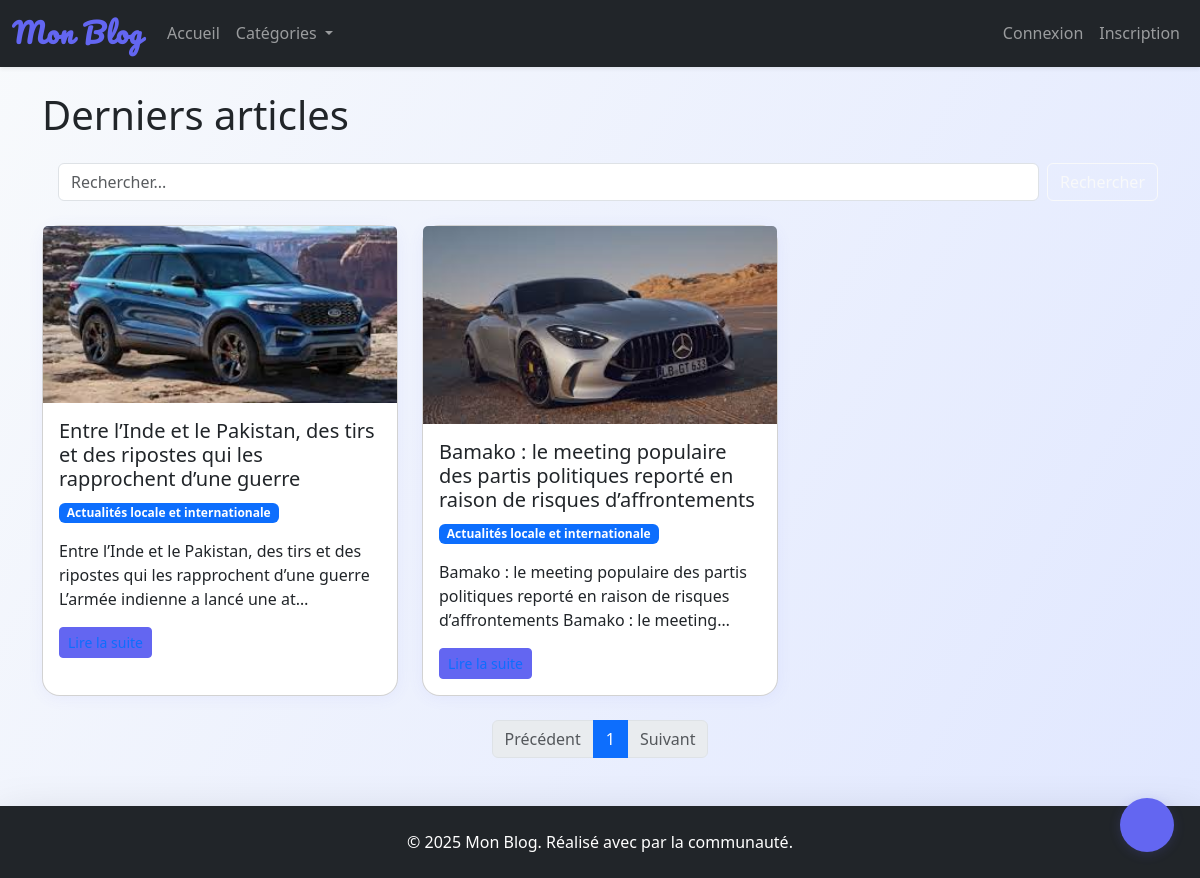
The page / on the database its author committed.
### blog/models.py (models this page shows, shortened)
class Article(models.Model):
    title = models.CharField(max_length=200)
    slug = models.SlugField(max_length=220, unique=True, blank=True)
    category = models.ForeignKey(Category, on_delete=models.CASCADE, related_name='articles')
    tags = models.ManyToManyField(Tag, blank=True, related_name='articles')
    content = models.TextField()
    image = models.ImageField(upload_to='articles/', blank=True, null=True)
    author = models.ForeignKey(User, on_delete=models.CASCADE, related_name='articles', null=True, blank=True)
    created_at = models.DateTimeField(auto_now_add=True)
    updated_at = models.DateTimeField(auto_now=True)

class Category(models.Model):
    name = models.CharField(max_length=100, unique=True)
    slug = models.SlugField(max_length=120, unique=True, blank=True)

### blog/views.py (the view)
# urls.py: path('', views.home, name='home'),
def home(request):
    articles_list = Article.objects.select_related('category').order_by('-created_at')
    paginator = Paginator(articles_list, 6)
    page_number = request.GET.get('page')
    articles = paginator.get_page(page_number)
    categories_nav = Category.objects.order_by('name')
    context = {'articles': articles, 'categories_nav': categories_nav}
    context['now'] = timezone.now()
    messages.debug(request, 'debug message')
    messages.info(request, 'info message')
    messages.success(request, 'success message')
    messages.warning(request, 'warning message')
    messages.error(request, 'error message')
    return render(request, 'home.html', context)

### templates/home.html (shortened to what this page needs)
{% extends 'base.html' %}
{% block content %}
<h1 class="mb-4">Derniers articles</h1>
<form class="d-flex ms-3" method="get" action="{% url 'recherche_articles' %}">
    <input class="form-control me-2" type="search" placeholder="Rechercher..." aria-label="Rechercher" name="q" value="{{ request.GET.q|default:'' }}">
    <button class="btn btn-outline-light" type="submit">Rechercher</button>
</form> <br>
<div class="row">
    {% for article in articles %}
    <div class="col-md-6 col-lg-4 mb-4">
        <div class="card h-100">
            {% if article.image %}
                <img src="{{ article.image.url }}" class="card-img-top" alt="{{ article.title }}">
            {% endif %}
            <div class="card-body">
                <h5 class="card-title">{{ article.title }}</h5>
                <p class="card-text">
    <a href="{% url 'articles_par_categorie' slug=article.category.slug %}" class="badge bg-primary text-decoration-none">{{ article.category.name }}</a>
</p>
                <p class="card-text">{{ article.content|truncatechars:120 }}</p>
                <a href="{% url 'detail_article' slug=article.slug %}" class="btn btn-outline-primary btn-sm">Lire la suite</a>
            </div>
        </div>
    </div>
    {% empty %}
    <p>Aucun article publié pour l'instant.</p>
    {% endfor %}
</div>
<nav aria-label="Pagination">
    <ul class="pagination justify-content-center">
        {% if articles.has_previous %}
            <li class="page-item">
                <a class="page-link" href="?page={{ articles.previous_page_number }}">Précédent</a>
            </li>
        {% else %}
            <li class="page-item disabled"><span class="page-link">Précédent</span></li>
        {% endif %}
        {% for num in articles.paginator.page_range %}
            {% if articles.number == num %}
                <li class="page-item active"><span class="page-link">{{ num }}</span></li>
            {% else %}
                <li class="page-item"><a class="page-link" href="?page={{ num }}">{{ num }}</a></li>
            {% endif %}
        {% endfor %}
        {% if articles.has_next %}
            <li class="page-item">
                <a class="page-link" href="?page={{ articles.next_page_number }}">Suivant</a>
            </li>
        {% else %}
            <li class="page-item disabled"><span class="page-link">Suivant</span></li>
        {% endif %}
    </ul>
</nav>
{% endblock %}

### static/css/style.css (style rules this page uses)
body { background-color: #f8f9fa; }

### static/css/theme.css (style rules this page uses)
:root { --primary: #6366f1; --secondary: #818cf8; --accent: #f472b6; --bg-gradient: linear-gradient(120deg, #f8fafc 0%, #e0e7ff 100%); }
body.bg-gradient-custom { background: var(--bg-gradient); min-height: 100vh; transition: background 0.6s; }
.btn-primary, .btn-outline-primary { background: var(--primary); border-color: var(--primary); }
.card { border-radius: 1.1rem; box-shadow: 0 2px 16px 0 rgba(99,102,241,0.07); transition: transform 0.18s; }

### templates/base.html (style rules this page uses)
body.bg-gradient-custom { background: linear-gradient(120deg, #f8fafc 0%, #e0e7ff 100%); min-height: 100vh; }

### rows shown on the page
Article: image (picture), title "Entre l’Inde et le Pakistan, des tirs et des ripostes qui les rapprochent d’une guerre", category.name "Actualités locale et internationale", content "Entre l’Inde et le Pakistan, des tirs et des ripostes qui les rapprochent d’une guerre L’armée indienne a lancé une at…"
Article: image (picture), title "Bamako : le meeting populaire des partis politiques reporté en raison de risques d’affrontements", category.name "Actualités locale et internationale", content "Bamako : le meeting populaire des partis politiques reporté en raison de risques d’affrontements Bamako : le meeting…"

### other values the page prints
{{ num }} "1"
{{ now|date:'Y' }} "2025"
